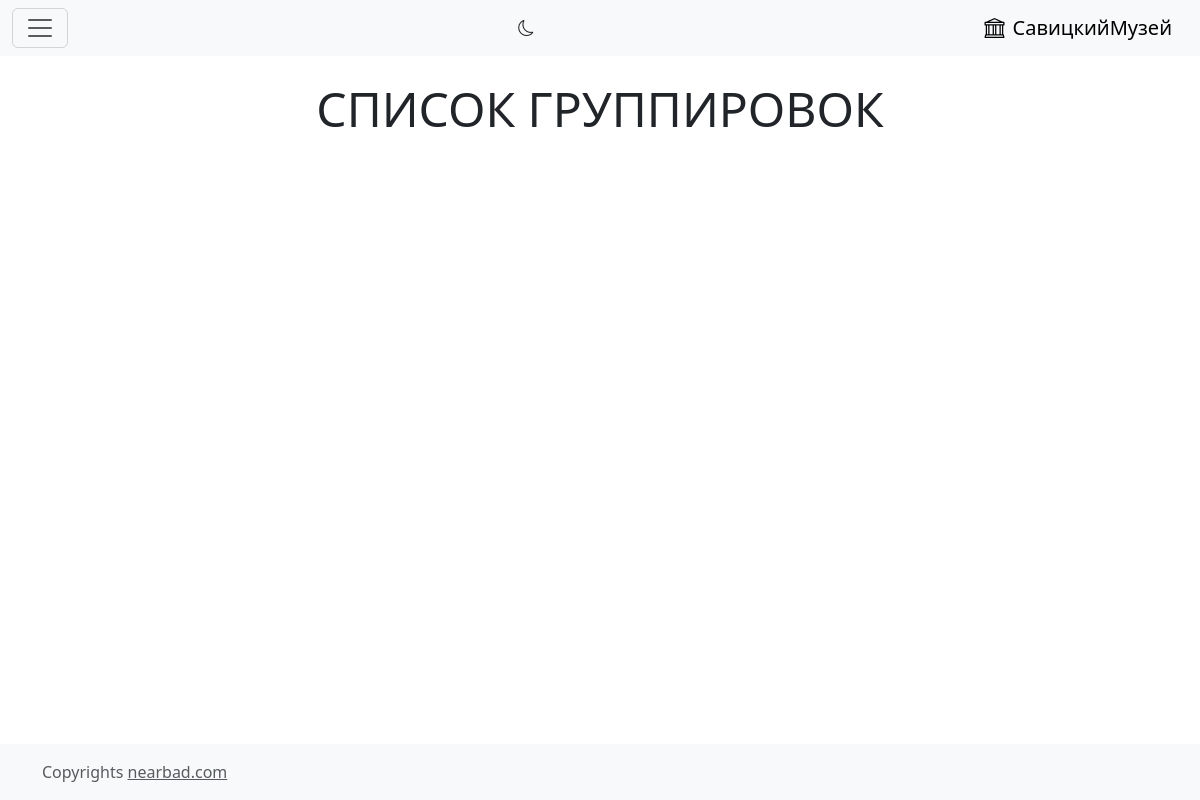
The app's page /association/, older data.
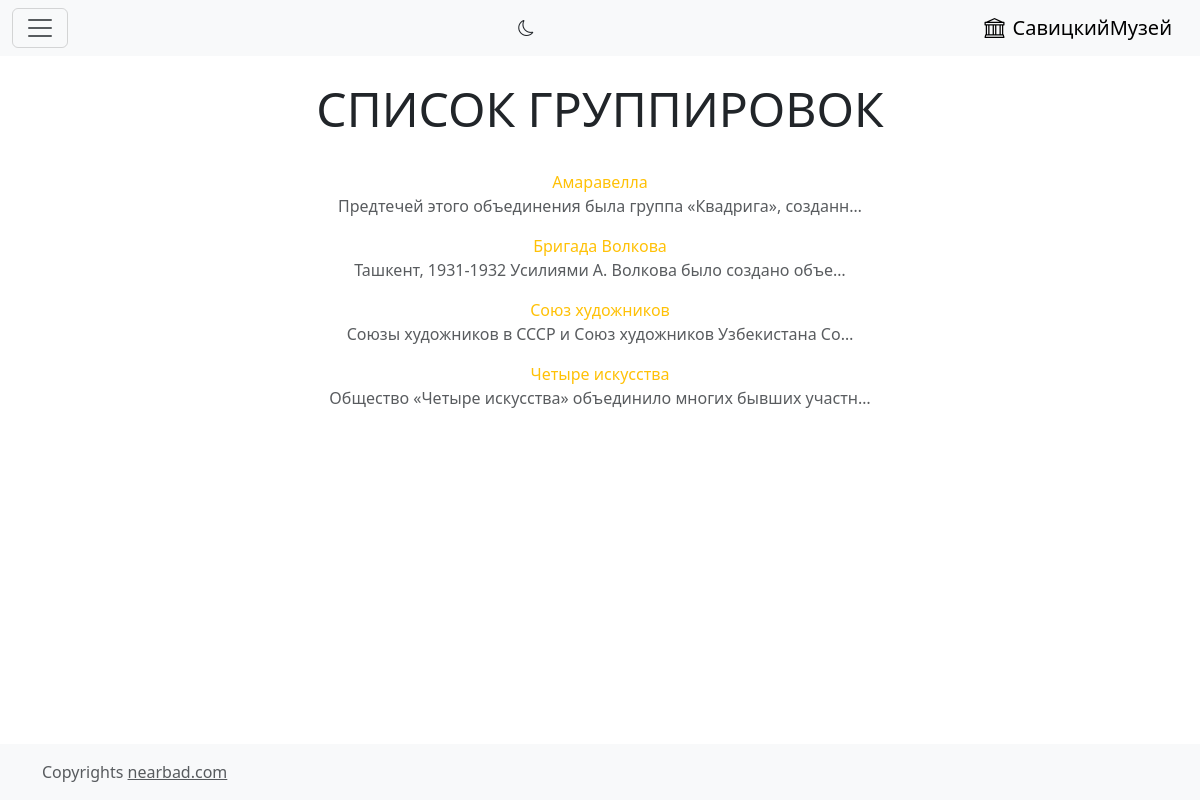
The same page, newer data.
### main/models.py (models this page shows, shortened)
class Association(models.Model):
    name = models.CharField(max_length=255, verbose_name='Группировка')
    content = models.TextField(verbose_name='О группировке')
    class Meta:
        verbose_name = 'Группировка'
        verbose_name_plural = 'Группировки'
        ordering = ['name']

### main/views.py (the view)
# urls.py: path('association/', AssociationList.as_view(), name='association_list'),
class AssociationList(ListView):
    model = Education
    template_name = 'association_list.html'
    context_object_name = 'association'
    def get_queryset(self):
        return Association.objects.all().order_by('name')

### main/templates/main/association_list.html (shortened to what this page needs)
{% extends 'layout/basic.html' %}
{% block content %}
<h4 class="display-5 mt-4 text-center">СПИСОК ГРУППИРОВОК</h4>
<div class="container my-4">
    <div class="row text-center">
        <ul style="list-style: none">
            {% for as in association %}
            <li class="my-2"><a class="text-decoration-none link-warning"
                                href="{% url 'main:association_detail' as.pk %}">{{ as.name }}</a>
                <p class="text-muted">{{ as.content|truncatechars:60 }}</p>
            </li>
            {% endfor %}
        </ul>
    </div>
</div>
{% endblock %}

Row changes from the older to the newer data that the page shows:
added Association: name "Амаравелла", content "Предтечей этого объединения была группа «Квадрига», созданн…"
added Association: name "Бригада Волкова", content "Ташкент, 1931-1932 Усилиями А. Волкова было создано объе…"
added Association: name "Союз художников", content "Союзы художников в СССР и Союз художников Узбекистана Со…"
added Association: name "Четыре искусства", content "Общество «Четыре искусства» объединило многих бывших участн…"
